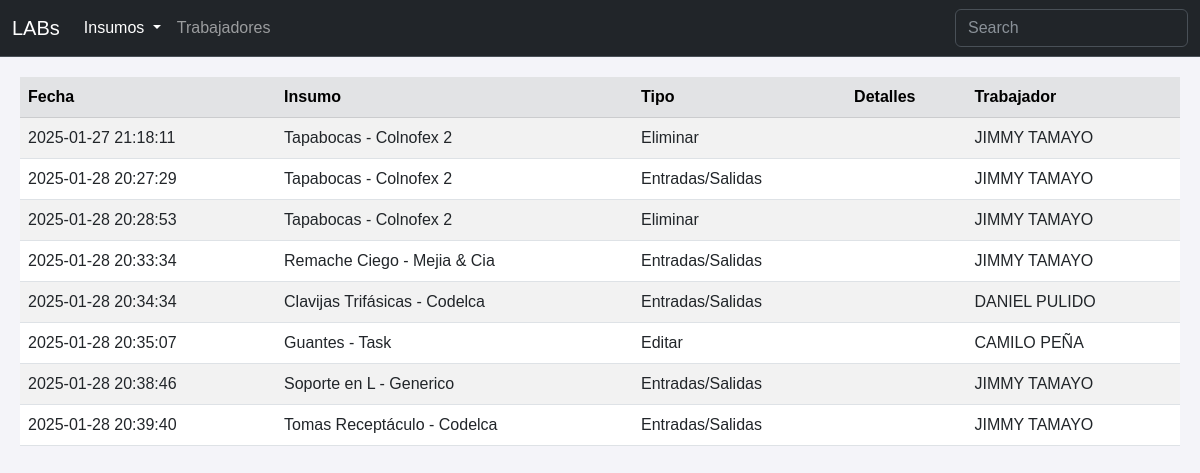
Page /history on the earlier database version.
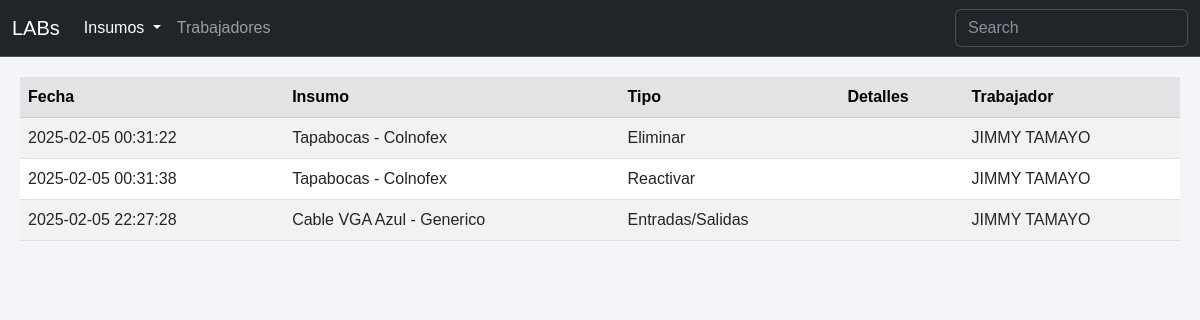
Same page on the later database version.
### tables this page shows
CREATE TABLE historial (
    Historial_id INTEGER PRIMARY KEY,
    Tipo TEXT NOT NULL,
    Detalles TEXT,
    Trabajador_id INTEGER NOT NULL,
    Fecha DATETIME NOT NULL,
    Item_id INTEGER NOT NULL,
    FOREIGN KEY (Trabajador_id) REFERENCES trabajadores (Trabajador_id),
    FOREIGN KEY (Item_id) REFERENCES insumos (Item_id)
);

CREATE TABLE insumos (
    Item_id INTEGER PRIMARY KEY,
    Activo BOOL NOT NULL,
    Nombre TEXT NOT NULL,
    Detalles TEXT,
    Cantidad INTEGER NOT NULL,
    Cantidad_Inicial INTEGER NOT NULL,
    Estado_id INTEGER NOT NULL,
    Ubicacion_id INTEGER NOT NULL,
    Empaque_id INTEGER NOT NULL,
    FOREIGN KEY (Estado_id) REFERENCES estados (Estado_id),
    FOREIGN KEY (Ubicacion_id) REFERENCES ubicaciones (Ubicacion_id),
    FOREIGN KEY (Empaque_id) REFERENCES empaques (Empaque_id)
);

CREATE TABLE trabajadores (
    Trabajador_id INTEGER PRIMARY KEY,
    Activo BOOL NOT NULL,
    Nombre_Apellido TEXT NOT NULL,
    Dependencia TEXT NOT NULL,
    Cargo TEXT NOT NULL,
    Correo TEXT NOT NULL 
);

### app.py (the view)
@app.route('/history')
def history():
    conn = sqlite3.connect('inventario.db')
    cursor = conn.cursor()
    history = cursor.execute('''
    SELECT
        historial.Fecha,
        insumos.Nombre,
        historial.Tipo,
        historial.Detalles,
        trabajadores.Nombre_Apellido
    FROM historial
    INNER JOIN insumos ON historial.Item_id = insumos.Item_id
    INNER JOIN trabajadores ON historial.Trabajador_id = trabajadores.Trabajador_id;
    ''').fetchall()
    conn.close()
    column_history = ["date","name","type","details","worker"]
    history_dict = [dict(zip(column_history, row)) for row in history]
    return render_template('history.html', histories=history_dict)

### templates/history.html (shortened to what this page needs)
<!DOCTYPE html>
<html lang="es">
<head>
    <link rel="stylesheet" href="https://cdn.jsdelivr.net/npm/bootstrap-icons@1.11.3/font/bootstrap-icons.min.css">
    <link href="https://cdn.jsdelivr.net/npm/bootstrap@5.3.0/dist/css/bootstrap.min.css" rel="stylesheet">
    <link href="https://cdn.datatables.net/2.2.1/css/dataTables.dataTables.css" rel="stylesheet">
    <link rel="stylesheet" href="{{ url_for('static', filename='styles.css') }}">
</head>
<body>
    <nav class="navbar navbar-expand-sm bg-dark border-bottom border-body" data-bs-theme="dark">
        <div class="container-fluid">
            <a class="navbar-brand" href="#">LABs</a>
            <div class="collapse navbar-collapse" id="navbarNav">
                <ul class="navbar-nav">
                    <li class="nav-item dropdown">
                        <a class="nav-link dropdown-toggle active" aria-current="page" href="#" role="button" data-bs-toggle="dropdown" aria-expanded="false">
                            Insumos
                        </a>
                    </li>
                    <li class="nav-item">
                        <a class="nav-link" href="{{ url_for('workers') }}">Trabajadores</a>
                    </li>
                </ul>
                <form class="d-flex ms-auto" role="search">
                    <input class="form-control" id="searchFilter" type="search" placeholder="Search" aria-label="Search">
                </form>
            </div>
        </div>
    </nav>
    <div class="table-responsive">
        <table class="table table-striped table-hover align-middle" id="history-table">
            <thead class="table-secondary">
                <tr>
                    <th>Fecha</th>
                    <th>Insumo</th>
                    <th>Tipo</th>
                    <th>Detalles</th>
                    <th>Trabajador</th>
                </tr>
            </thead>
            <tbody>
                {% for history in histories %}
                    <tr>
                        <td>{{ history.date }}</td>
                        <td>{{ history.name }}</td>
                        <td>{{ history.type }}</td>
                        <td>{{ history.details }}</td>
                        <td>{{ history.worker }}</td>
                    </tr>
                {% endfor %}
            </tbody>
        </table>
    </div>
</body>
</html>

### static/styles.css (style rules this page uses)
body { font-family: Arial, sans-serif; background-color: #f4f4f9; color: #333; }
.table-responsive { margin: 20px; }
nav { text-align: center; }

Differences in the rows shown:
removed historial: date "2025-01-28 20:33:34", name "Remache Ciego - Mejia & Cia", type "Entradas/Salidas", worker "JIMMY TAMAYO"
removed historial: date "2025-01-28 20:34:34", name "Clavijas Trifásicas - Codelca", type "Entradas/Salidas", worker "DANIEL PULIDO"
removed historial: date "2025-01-28 20:35:07", name "Guantes - Task", type "Editar", worker "CAMILO PEÑA"
removed historial: date "2025-01-28 20:38:46", name "Soporte en L - Generico", type "Entradas/Salidas", worker "JIMMY TAMAYO"
removed historial: date "2025-01-28 20:39:40", name "Tomas Receptáculo - Codelca", type "Entradas/Salidas", worker "JIMMY TAMAYO"
changed historial "Eliminar": date "2025-01-27 21:18:11" → "2025-02-05 00:31:22"; name "Tapabocas - Colnofex 2" → "Tapabocas - Colnofex"
changed historial: date "2025-01-28 20:27:29" → "2025-02-05 00:31:38"; name "Tapabocas - Colnofex 2" → "Tapabocas - Colnofex"; type "Entradas/Salidas" → "Reactivar"
changed historial: date "2025-01-28 20:28:53" → "2025-02-05 22:27:28"; name "Tapabocas - Colnofex 2" → "Cable VGA Azul - Generico"; type "Eliminar" → "Entradas/Salidas"
